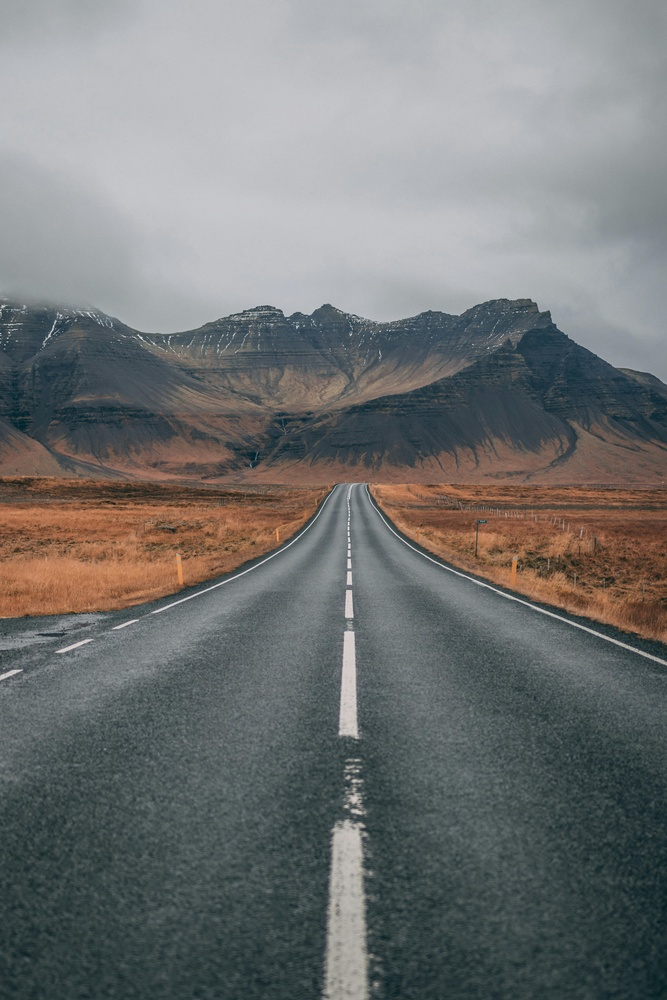
#> input picture lane_image.jpg, 667 x 1000 px, shrunk from 4000 x 6000 before the run
$ python app.py
#> lines starting #> are read from the running program, lines starting #| are printed output that depends on the picture; after the words box and inside, x2 and y2 are one past the last pixel; in counts of white or black regions, pixels touching at a corner belong together
import cv2
import numpy as np

image = cv2.imread('lane_image.jpg')
#> image is the input picture: shape (1000, 667, 3); mean B, G, R 116.6, 116.9, 114.9
gray_image = cv2.cvtColor(image, cv2.COLOR_BGR2GRAY)
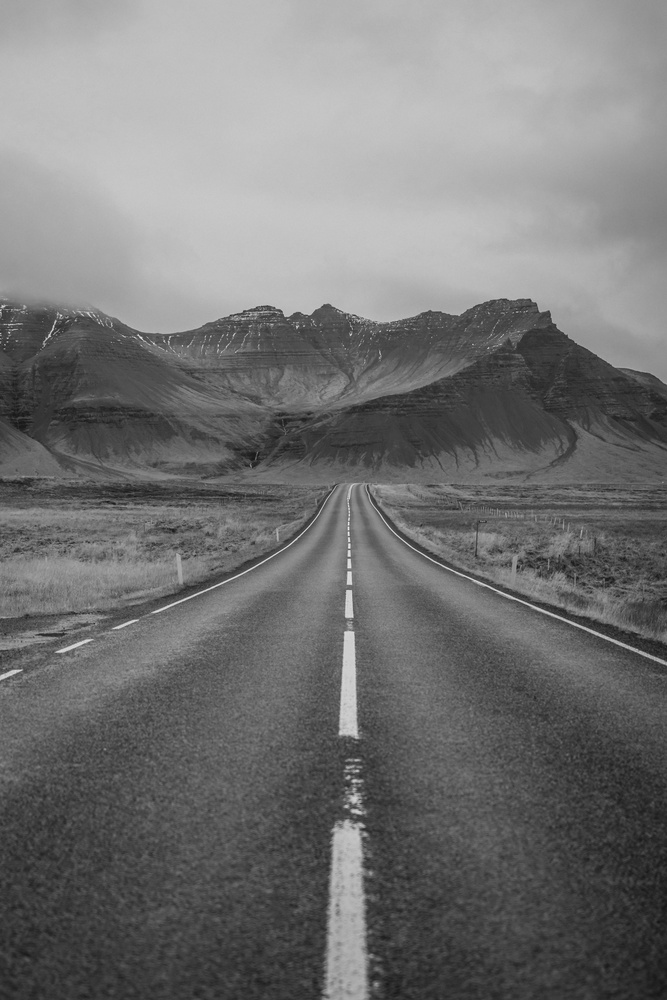
#> gray_image: shape (1000, 667); min 22, max 244, mean 116.3
blurred_image = cv2.GaussianBlur(gray_image, (5, 5), 0)
backSub = cv2.createBackgroundSubtractorMOG2()
foreground_mask = backSub.apply(blurred_image)
#> foreground_mask: shape (1000, 667); every value is 127
edges = cv2.Canny(blurred_image, 50, 150)
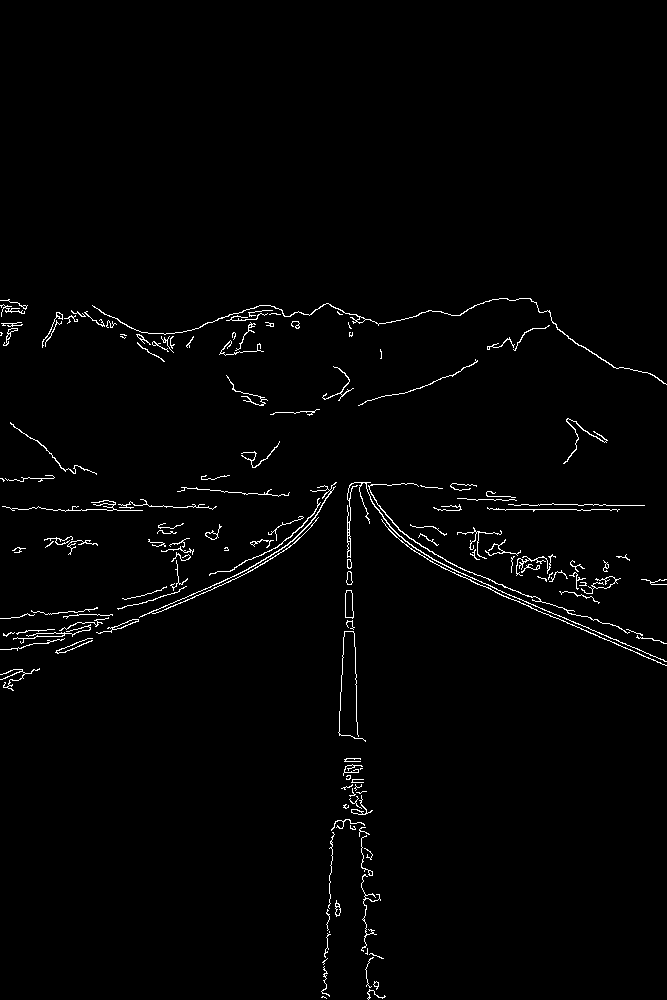
#> edges: shape (1000, 667); 1.5% white in thin lines or dots, all inside (x1, y1, x2, y2) = (0, 298, 667, 1000)
lines = cv2.HoughLinesP(edges, 1, np.pi/180, threshold=100, minLineLength=100, maxLineGap=10)
#> lines = [[350, 536, 354, 646], [339, 731, 344, 631], [458, 572, 666, 661], [489, 509, 619, 509], [135, 619, 248, 569], [359, 779, 365, 953], [495, 592, 666, 665], [324, 997, 333, 827]]
lane_image = np.zeros_like(image)

for line in lines:
    x1, y1, x2, y2 = line[0]
    cv2.line(lane_image, (x1, y1), (x2, y2), (255, 255, 255), 3)
#> this loop made 8 passes
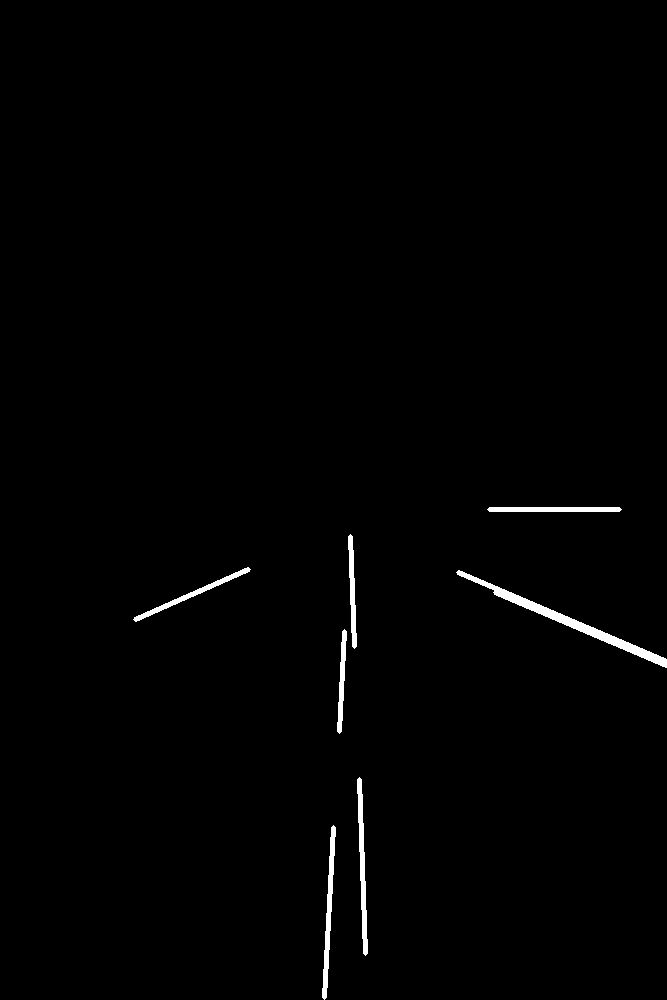
#> lane_image: shape (1000, 667, 3); 0.9% white; 7 white regions, largest, box (x1, y1, x2, y2) and area: (456, 570, 667, 668) 1870, (357, 777, 368, 956) 883, (322, 825, 336, 1000) 862

bitmap_output = np.where(lane_image == 255, 0, 255).astype(np.uint8)
cv2.imwrite('lane_bitmap_output.bmp', bitmap_output)
